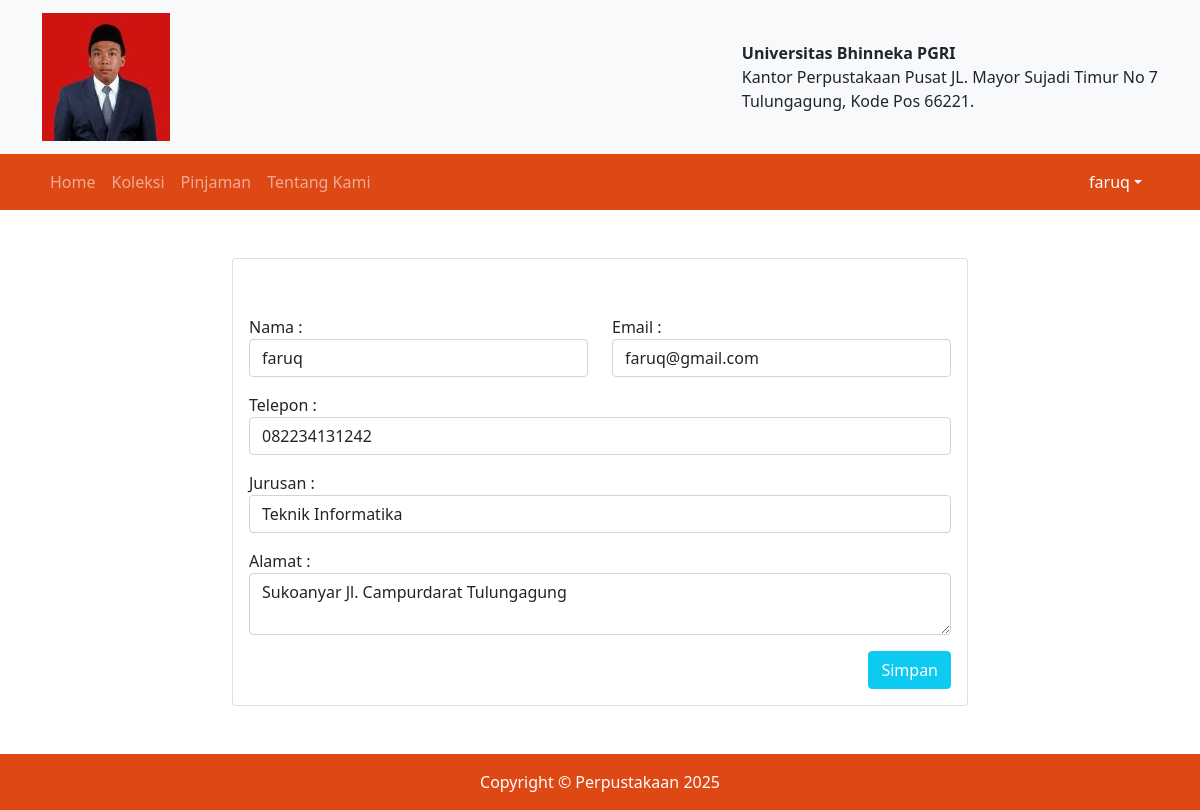
The page /profil.php (signed in) on the database its author committed.
### tables this page shows
CREATE TABLE IF NOT EXISTS `user` (
  `id` char(36) NOT NULL,
  `jurusan_id` char(36) DEFAULT NULL,
  `role` enum('admin','dosen','mahasiswa') NOT NULL,
  `nama` varchar(255) NOT NULL,
  `email` varchar(255) NOT NULL,
  `telepon` varchar(255) DEFAULT NULL,
  `password` varchar(255) NOT NULL,
  `alamat` text,
  PRIMARY KEY (`id`)
);

CREATE TABLE IF NOT EXISTS `jurusan` (
  `id` char(36) NOT NULL,
  `nama` varchar(255) NOT NULL,
  PRIMARY KEY (`id`)
);

### profil.php (the view, shortened to what this page needs)
<?php
require 'header.php';
$jurusan = mysqli_query($conn, "SELECT * FROM jurusan");
$id      = $_SESSION['fo_id'];
$user    = mysqli_fetch_assoc(mysqli_query($conn, "SELECT * FROM user WHERE id = '$id'"));
?>
<div class="container">
  <div class="mt-5 mb-5">
    <div class="row justify-content-center">
      <div class="col-md-8">
        <div class="card">
          <div class="card-body">
            <form action="" class="row" method="POST">
              <div class="col-6 mt-3">
                <label>Nama :</label>
                <input type="text" name="nama" id="nama" class="form-control" placeholder="Masukan nama" value="<?= $user['nama']; ?>" required>
              </div>
              <div class="col-6 mt-3">
                <label>Email :</label>
                <input type="email" name="email" id="email" class="form-control" placeholder="Masukan email" value="<?= $user['email']; ?>" required>
              </div>
              <div class="col-12 mt-3">
                <label>Telepon :</label>
                <input type="text" name="telepon" id="telepon" class="form-control" placeholder="Masukan telepon" value="<?= $user['telepon']; ?>" required>
              </div>
              <?php if($_SESSION['fo_role'] == 'mahasiswa') { ?>
                <div class="col-12 mt-3 select-jurusan_id">
                  <label>Jurusan :</label>
                  <select name="jurusan_id" id="jurusan_id" class="form-control">
                    <?php while($row = mysqli_fetch_assoc($jurusan)) { ?>
                      <option value="<?= $row['id']; ?>"  <?= $user['jurusan_id'] == $row['id'] ? 'selected' : '' ?>><?= $row['nama']; ?></option>
                    <?php } ?>
                  </select>
                </div>
              <?php } ?>
              <div class="col-12 mt-3">
                <label>Alamat :</label>
                <textarea name="alamat" id="alamat" class="form-control" placeholder="Masukan alamat lengkap" required><?= $user['alamat']; ?></textarea>
              </div>
              <div class="col-12 mt-3">
                <div class="text-end">
                  <button type="submit" class="btn btn-info text-white" name="submit">Simpan</button>
                </div>
              </div>
            </form>
          </div>
        </div>
      </div>
    </div>
  </div>
</div>
<?php require 'footer.php'; ?>

### rows shown on the page
user: nama "faruq", email "faruq@gmail.com", telepon "082234131242", jurusan_id "Teknik Informatika", alamat "Sukoanyar Jl. Campurdarat Tulungagung"

### other values the page prints
$_SESSION['fo_nama'] "faruq"
